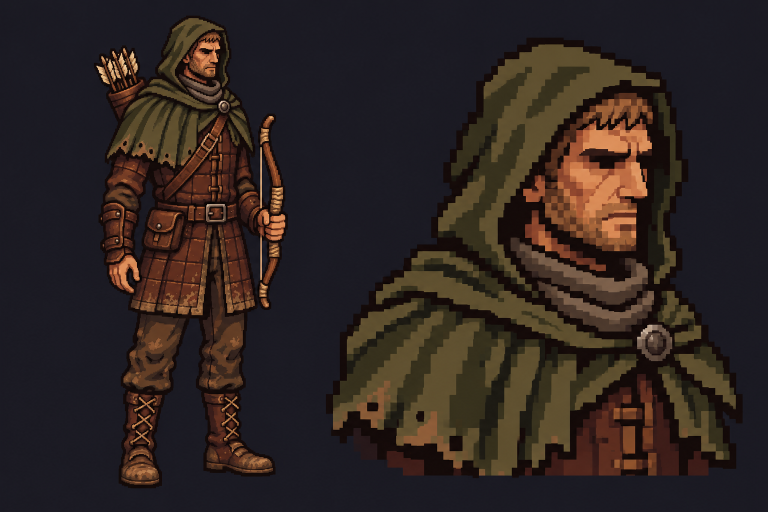
#> input picture art/char_refs/archer_b_v2.png, 1536 x 1024 px, given in place of warrior_a_small.png, which was not available (shown at 1/2 size)
$ python sheet_r4.py
#> lines starting #> are read from the running program, lines starting #| are printed output that depends on the picture
#> in rgb, returned value is the input picture: PIL image 1536x1024 RGB; mean R, G, B 46.9, 36.6, 33.3
#> call 2 of rgb, with name = 'warrior_a_small_r4'
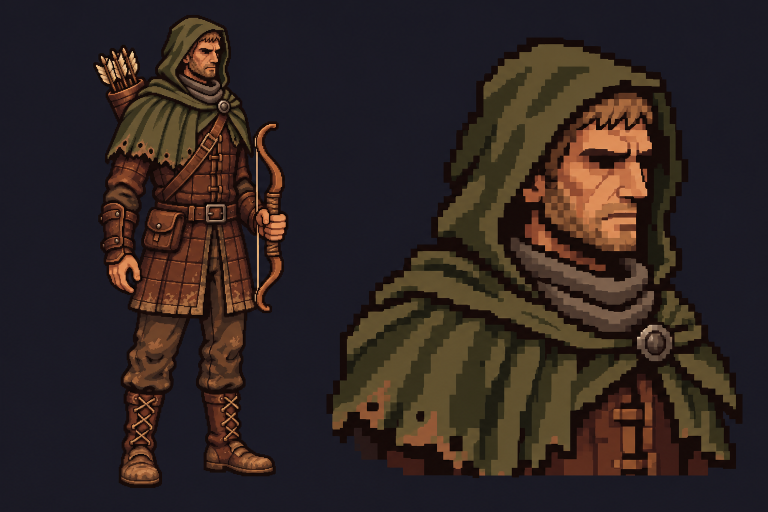
#> input picture art/char_refs/archer_b_v3.png, 1536 x 1024 px, given in place of warrior_a_small_r4.png, which was not available (shown at 1/2 size)
#> in rgb, returned value is the input picture: PIL image 1536x1024 RGB; mean R, G, B 48.5, 37.3, 34.2
### tools/measure/charref/sheet_r2.py
import os
import sys
from pathlib import Path

from PIL import Image, ImageDraw, ImageFont

ROOT = Path(os.environ.get("ROOT", Path(__file__).resolve().parents[3]))
OUT = ROOT / "frames/char_refs_r2/sheet_r2.png"
BG = (20, 20, 28)
FG = (225, 220, 205)
BIG_H = 300
GAME_H = 38
ARCH_BOX = (790, 455, 1010, 750)
ARCH_FIG_H = 280
FONT = ImageFont.truetype("/System/Library/Fonts/Helvetica.ttc", 15)

ROWS = [
    ("warrior", "warrior_a", "warrior_a_v2", "warrior_a", "menu"),
    ("mage", "mage_a", "mage_a_v2", "mage_a", "menu_continue_mage"),
    ("archer", "archer_a", None, "archer_a", "menu_continue_archer"),
    ("archer_b (2148)", "archer_b", "archer_b_v2", None, None),
]


def big(path):
    im = Image.open(path).convert("RGB")
    return im.resize((round(im.width * BIG_H / im.height), BIG_H), Image.LANCZOS)


def nearest(im, k):
    return im.resize((im.width * k, im.height * k), Image.NEAREST)


def arch_hero(name):
#> called with name = 'menu'
    crop = Image.open(ROOT / f"frames/char_refs_current/{name}.png").convert("RGB").crop(ARCH_BOX)
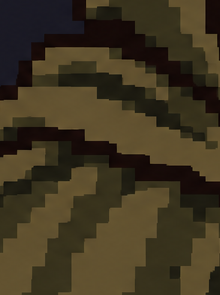
#> crop: PIL image 220x295 RGB; mean R, G, B 63, 52.9, 32.4
    s = GAME_H / ARCH_FIG_H
    return crop.resize((round(crop.width * s), round(crop.height * s)), Image.LANCZOS)
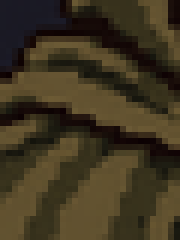
#> returned value: PIL image 30x40 RGB (shown 6 times larger); mean R, G, B 63, 52.9, 32.4


# [43 lines left out: functions row_cells, main, not called in this run]


# [2 lines that do not run on import are left out]

### tools/measure/charref/sheet_r4.py
import os
import sys
from pathlib import Path

from PIL import Image, ImageDraw

sys.path.insert(0, str(Path(__file__).resolve().parent))
from mage_small_r4 import ORB_AT  # noqa: E402
from sheet_r2 import BG, FG, FONT, arch_hero, big, nearest  # noqa: E402

ROOT = Path(os.environ.get("ROOT", Path(__file__).resolve().parents[3]))
REFS = ROOT / "art/char_refs"
OUT = ROOT / "frames/char_refs_r4/sheet_r4.png"
FACE = {"warrior": (22, 10, 40, 24), "mage": (24, 13, 42, 27), "archer": (25, 10, 43, 24)}
ORB_V2 = (601, 318)
ORB_CROP = 150
PICK = 4

ROWS = [
    ("warrior", "warrior_a_small", "warrior_a_small_r4", "warrior_a_v2", "menu"),
    ("mage", "mage_a_small", "mage_a_small_orb_r4", "mage_a_v4", "menu_continue_mage"),
    ("archer", "archer_a_small", "archer_a_small_r4", "archer_a", "menu_continue_archer"),
]


def rgb(name):
    return Image.open(REFS / f"{name}.png").convert("RGB")


def on_bg(name, colour=(26, 26, 36)):
    im = Image.open(REFS / f"{name}.png").convert("RGBA")
    base = Image.new("RGBA", im.size, colour + (255,))
    base.alpha_composite(im)
    return base.convert("RGB")


def class_cells(cls, r2, r4, std, arch):
    a, b = rgb(r2), rgb(r4)
    hero = arch_hero(arch)
    return [
        ("round 2 x1", a),
        ("round 2 x4", nearest(a, 4)),
        ("r4 x1", b),
        ("r4 x4", nearest(b, 4)),
        ("r4 face x8", nearest(b.crop(FACE[cls]), 8)),
        (f"standard: {std}", big(REFS / f"{std}.png")),
        ("in-game x1", hero),
        ("in-game x4", nearest(hero, 4)),
    ]
#> call 3 of nearest, with k = 8
#> in nearest (call 3), `return im.resize((im.width * k, im.height * k), Image.NEAREST)`:
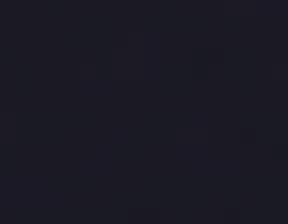
#> returned value: PIL image 144x112 RGB (shown 2 times larger); mean R, G, B 26.2, 25.5, 36.1


def orb_box(c):
    return (c[0] - ORB_CROP, c[1] - ORB_CROP, c[0] + ORB_CROP, c[1] + ORB_CROP)


def orb_cells():
    off = on_bg("mage_a_small_noorb_r4")
    on = rgb("mage_a_small_orb_r4")
    pair = Image.new("RGB", (2 * ORB_CROP * 2 + 10, ORB_CROP * 2), BG)
    pair.paste(rgb("mage_a_v2").crop(orb_box(ORB_V2)), (0, 0))
    pair.paste(rgb("mage_a_v4").crop(orb_box(ORB_V2)), (ORB_CROP * 2 + 10, 0))
    return [
        ("orb off x1", off),
        ("orb off x4", nearest(off, 4)),
        ("orb on x1", on),
        ("orb on x4", nearest(on, 4)),
        ("orb layer x8", nearest(on_bg("mage_orb_small_r4"), 8)),
        ("noorb alpha x4", nearest(on_bg("mage_a_small_noorb_r4", (60, 60, 70)), 4)),
        ("standard orb: v2 | v4 (x0.6)", pair),
    ]


def archer_cells():
    cells = []
    for n in range(1, 7):
        im = rgb(f"archer_a_small_r4_{n}")
        tag = " (picked)" if n == PICK else ""
        cells.append((f"cand {n}{tag} x4", nearest(im.crop((12, 8, 52, 56)), 4)))
    return cells


def archer_faces():
    cells = []
    for n in range(1, 7):
        im = rgb(f"archer_a_small_r4_{n}")
        cells.append((f"cand {n} x1", im))
        cells.append(("face x8", nearest(im.crop(FACE["archer"]), 8)))
    return cells


def main():
    rows = [(t, class_cells(t, r2, r4, std, arch)) for t, r2, r4, std, arch in ROWS]
    rows.insert(2, (f"mage: orb layer at {ORB_AT} (64x64), off/on; standard orb v2 vs v4", orb_cells()))
    rows.append(("archer: all r4 candidates (1-3 prompt a, 4-6 prompt b)", archer_cells()))
    rows.append(("archer candidates x1 and faces x8", archer_faces()))
    pad, lab = 14, 22
    cw = lambda label, im: max(im.width, round(FONT.getlength(label)))
    widths = [sum(cw(l, im) for l, im in cells) + pad * (len(cells) + 1) for _, cells in rows]
    heights = [max(im.height for _, im in cells) + lab * 2 + pad for _, cells in rows]
    sheet = Image.new("RGB", (max(widths), sum(heights) + pad), BG)
    d = ImageDraw.Draw(sheet)
    y = pad
    for (title, cells), h in zip(rows, heights):
        d.text((pad, y), title, fill=FG, font=FONT)
        x = pad
        for label, im in cells:
            d.text((x, y + lab), label, fill=FG, font=FONT)
            sheet.paste(im, (x, y + lab * 2))
            x += cw(label, im) + pad
        y += h
    OUT.parent.mkdir(parents=True, exist_ok=True)
    sheet.save(OUT)
    print(OUT, sheet.size)


if __name__ == "__main__":
#> (the run stopped early here; a loop or call above may not have finished)
